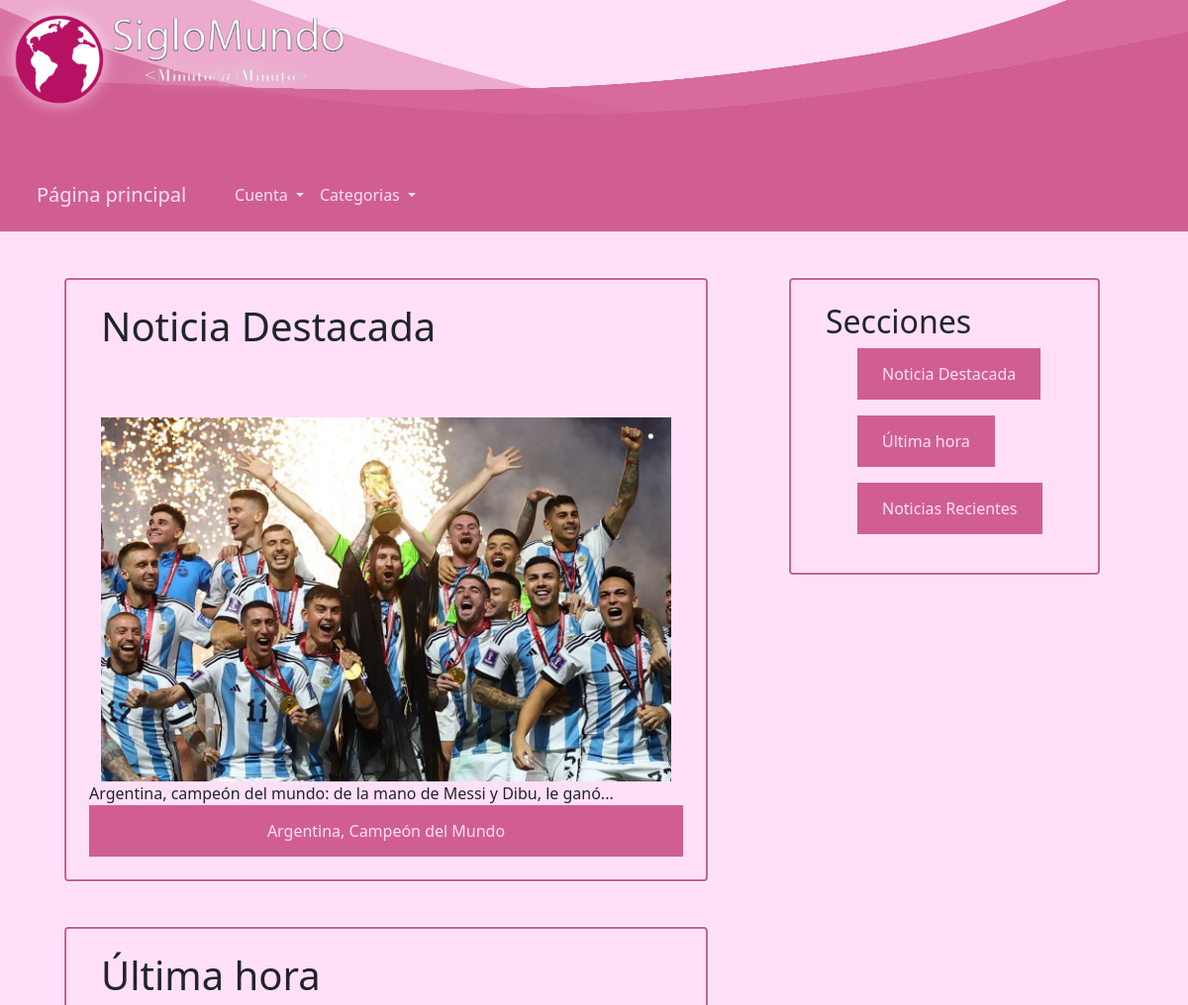
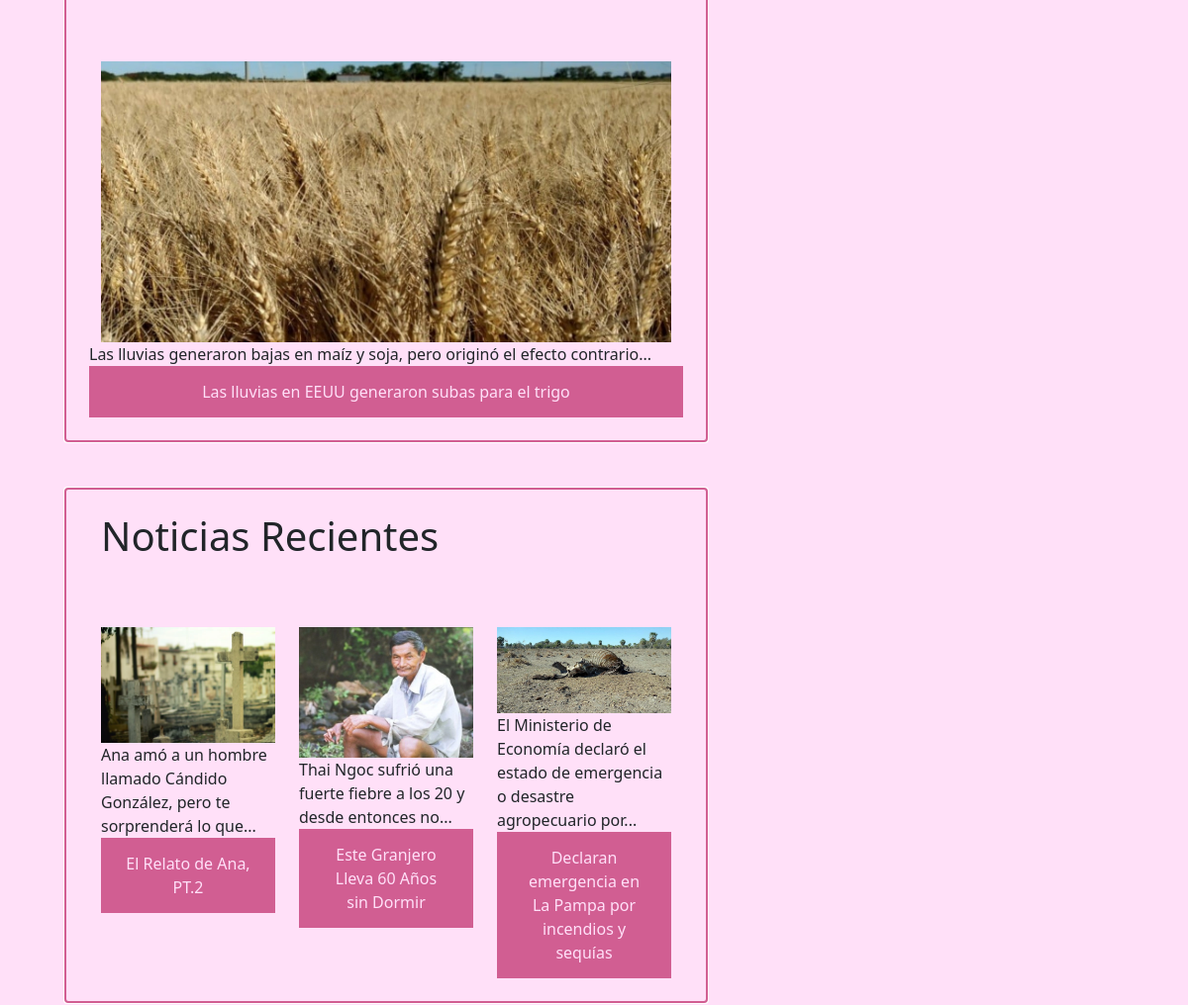
The page / on the database its author committed (2 pictures, top to bottom).
### app.py (models this page shows)
class Noticia(db.Model):
    __tablename__ = "Noticias"
    id = db.Column(db.Integer, primary_key=True)
    titulo = db.Column(db.String(100), nullable=False)
    imagen = db.Column(db.String(500), nullable=False)
    subtitulo = db.Column(db.String(500), nullable=False)
    resaltado = db.Column(db.String(1000), nullable=False)
    columna1 = db.Column(db.String(3000), nullable=False)
    columna2 = db.Column(db.String(3000), nullable=False)
    categoria = db.Column(db.String(20), nullable=False)

### app.py (the view)
@app.route('/')
def index():
    tamano = db.session.query(Noticia).count()+1
    noticias = Noticia.query.all()
    destacada = Noticia.query.filter_by(titulo="Argentina, Campeón del Mundo").first()
    lista_ultimas = []
    for noticia in noticias:
        if noticia.id >= (tamano - 4):
            lista_ultimas.append(noticia)
    return render_template('index.html', noticias=lista_ultimas, tamano=tamano, destacada=destacada)

### app.py (called while the page is built)
def resumirSubtitulo(noticia):
    i = 0
    maximoPalabras = 12
    resumido = ''
    for caracter in noticia.subtitulo:
        if (caracter == ' '):
            i +=1
        if (i <= maximoPalabras):
            resumido += caracter
        if (i > maximoPalabras):
            break
    return resumido

### templates/index.html (shortened to what this page needs)
{% extends "navbar.html" %}
{% block head %}
{{ super() }}
{% endblock %}
{% block body %}
{{super()}}
<div class="container">
    <div class="row no-outline-row align-items-start">
        <div class="col-md-8">
            <a id="destacada"><div class ="row" aos="fade-up"></a>
                <h1>Noticia Destacada</h1><img class="news-img" src= '/static/img/{{destacada.imagen}}' >
                    {{ resumirSubtitulo(destacada) }}...
                    <br>
                    <a href="{{url_for('ir_a_noticia',id=(destacada.id))}}">{{ destacada.titulo }}</a>
            </div>
            {% for noticia in noticias  %}
                {% if noticia.id == (tamano-1) %}
                <a id="ultimahora"><div class="row" data-aos="fade-up" name="ultimahora"></a><h1>Última hora</h1><img class="news-img" src= '/static/img/{{noticia.imagen}}' >
                    {{ resumirSubtitulo(noticia) }}...
                    <br>
                    <a href="{{url_for('ir_a_noticia',id=(noticia.id))}}">{{ noticia.titulo }}</a>
                </div>
             {% endif %}
             {% endfor %}
             <a id="recientes"><div class="row" data-aos="fade-up"></a>
                    <h1>Noticias Recientes</h1>
            {% for noticia in noticias  %}
                {% if noticia.id != (tamano-1) %}
                <div class="col"><img class="news-img" src= '/static/img/{{noticia.imagen}}'>
                    {{ resumirSubtitulo(noticia) }}...
                    <br>
                    <a href="{{url_for('ir_a_noticia',id=(noticia.id))}}">{{ noticia.titulo }}</a>
                </div>
                {% endif %}
            {% endfor %}
        </div>
    <div class="col-md-4 sticky-column" >
        <div class="row small-row">
            <div class="info-column">
                <h2>Secciones</h2>
                    <ul><a href="#destacada">Noticia Destacada</a></ul>
                    <ul><a href="#ultimahora">Última hora</a></ul>
                    <ul><a href="#recientes">Noticias Recientes</a></ul>
            </div>
        </div>
    </div>
{% endblock %}

### static/css/noticias.css (style rules this page uses)
.row { margin-top: 4vw; margin-left: 1vw; margin-bottom: 4vw; padding-top: 2vw; margin-right: 3vw; padding-bottom: 2vw; padding-left: 2vw; padding-right: 2vw; outline: auto; outline-color: #d15e92; }
a:link, a:visited { background-color: #d15e92; color: #ffe0f8; padding: 14px 25px; text-align: center; text-decoration: none; display: inline-block; }
.sticky-column { position: sticky !important; }
.small-row { margin-left: 2vw !important; margin-right: 0vw!important; }
.no-outline-row { margin-top: 0!important; margin-left: 0!important; margin-bottom: 0!important; padding-top: 0!important; padding-bottom: 0!important; padding-left: 0!important; padding-right: 0!important; outline: none !important; }
body { background: #ffe0f8 !important; }
h1, .fs-4 { padding-bottom: 5vw; }
.news-img { width: inherit; }
.container { justify-content: right; }

### rows shown on the page
Noticia: imagen (picture), subtitulo "Argentina, campeón del mundo: de la mano de Messi y Dibu, le ganó", titulo "Argentina, Campeón del Mundo"
Noticia: imagen (picture), subtitulo "Las lluvias generaron bajas en maíz y soja, pero originó el efecto contrario", titulo "Las lluvias en EEUU generaron subas para el trigo"
Noticia: imagen (picture), subtitulo "Ana amó a un hombre llamado Cándido González, pero te sorprenderá lo que", titulo "El Relato de Ana, PT.2"
Noticia: imagen (picture), subtitulo "Thai Ngoc sufrió una fuerte fiebre a los 20 y desde entonces no", titulo "Este Granjero Lleva 60 Años sin Dormir"
Noticia: imagen (picture), subtitulo "El Ministerio de Economía declaró el estado de emergencia o desastre agropecuario por", titulo "Declaran emergencia en La Pampa por incendios y sequías"
